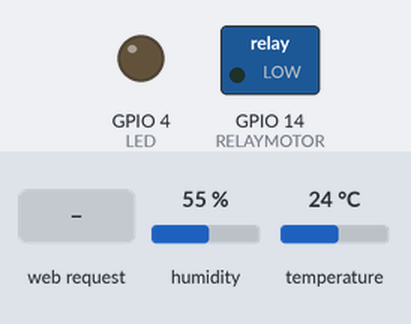
Simulated run of this sketch. Board: ESP8266 (NodeMCU). On the bench: switched loads named in the sketch (green lamp = pin HIGH), output pins drawn as LEDs (lit = HIGH). The inputs (shaded band) are chosen by the test bench; at power-on: humidity 55 %, temperature 24 °C. WiFi joins after 1.5 s; servers stay silent unless stated; what the sketch prints to the serial monitor is not drawn.

Above: at 2.7 s.
2.8 s: HTTP request GET /LED=ON received
At 3.6 s:
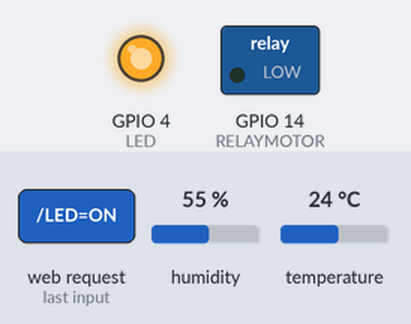
4.3 s: HTTP request GET /LED=OFF received
At 5.1 s:
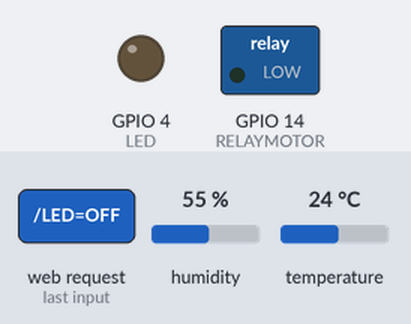
Timing chart, 0 to 7.3 s (numbered marks = the images above; inputs shaded):
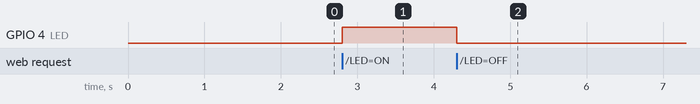

The sketch:

code.ino
```cpp
#include <ESP8266WiFi.h>
#include "DHT.h"

#define DHTPIN 5 // what digital pin we're connected to

#define DHTTYPE DHT11 // DHT 11
DHT dht(DHTPIN, DHTTYPE);
// Rewrite with home wifi
const char* ssid = "Vanxinh";
const char* password = "0388498343";
int RELAYMOTOR = 14; //GPIO14 (D5)
int LED = 4; // GPIO4 (D4)
WiFiServer server(80);

IPAddress staticIP(192,168,1,22);
IPAddress gateway(192,168,1,1);
IPAddress subnet(255,255,255,0);

void setup(){
  Serial.begin(115200);
  dht.begin();
  pinMode(RELAYMOTOR, OUTPUT);
  pinMode(LED, OUTPUT);
  digitalWrite(RELAYMOTOR, LOW);
  if (!WiFi.config(staticIP, gateway, subnet)) {
    Serial.println("STA Failed to configure");
  }
  Serial.print("Connecting to the Newtork");
  WiFi.begin(ssid, password);
  while (WiFi.status() != WL_CONNECTED)
  {

    Serial.print(".");
  }
  Serial.println("WiFi connected");
  server.begin();
  Serial.println("Server started");
  Serial.print("IP Address of network: "); // will IP address on Serial Monitor
  Serial.println(WiFi.localIP());
  Serial.print("Copy and paste the following URL: https://");
  Serial.print(WiFi.localIP());
  Serial.println("/");
}

void loop(){
  WiFiClient client = server.available();
  if (!client){
    return;}
  Serial.println("Waiting for new client");
  while(!client.available())
  {
    delay(1);
  }
  String request = client.readStringUntil('\r');
  Serial.println(request);
  client.flush();
  int value = HIGH;
  if(request.indexOf("/LED=ON") != -1){
    digitalWrite(LED, HIGH); // Turn LED ON
    value = HIGH;
  }
  if(request.indexOf("/LED=OFF") != -1){
    digitalWrite(LED, LOW); // Turn LED OFF
    value = LOW;
  }

 // Set the h and t reasonable to turn on/off the relay
 if ( dht.readHumidity() > 70) {
  Serial.print("Turn on Motor\n");
  digitalWrite(RELAYMOTOR, HIGH);
  }
  else {
    Serial.print("Turn off  Motor\n");
    digitalWrite(RELAYMOTOR, LOW);
    delay(500);

}

//*------------------HTML Page Code---------------------*//

  client.println("HTTP/1.1 200 OK"); //
  client.println("Content-Type: text/html");
  client.println("");
  client.println("<!DOCTYPE HTML>");
  client.println("<html>");
  client.print(" CONTROL LED: ");
  if(value == HIGH){
    client.print("ON");
  }
  else
  {
    client.print("OFF");
  }
  float h = dht.readHumidity();
  client.println("<br><br>");
  client.println("<a href=\"/LED=ON\"\"><button>ON</button></a>");
  client.println("<a href=\"/LED=OFF\"\"><button>OFF</button></a><br />");
  client.println("<p>Humidity: ");
  client.println(dht.readHumidity());
  client.println("%</p>");
  client.println("<p>Temperature : ");
  client.println(dht.readTemperature());
  client.println("0C ~ ");
  client.println(dht.readTemperature(true));
  client.println("0F</p>");
  // Set the h and t reasonable
  if ( dht.readHumidity() > 70)
    client.println("<p>Too hot and dry so motor set to ON for 5 secs</p>");
  client.println("</html>");

  delay(1);
  Serial.println("Client disonnected");
  Serial.println("");
}
```

Measured:
- after the input at 2.8 s, GPIO 4 (LED): LOW → HIGH at once
- after the input at 4.3 s, GPIO 4 (LED): HIGH → LOW at once
